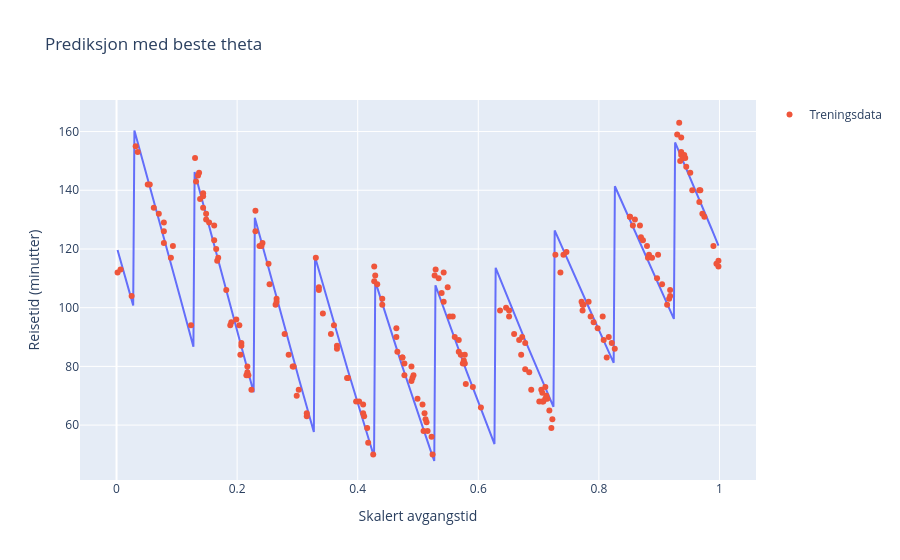

Source (notebook cell):
### Code cell
data_bcd = train_dfs["B->C->D"]
xs = data_bcd["x"].to_numpy()
ys = data_bcd["y"].to_numpy()
n_params = 7

best_theta = sample_theta_bcd()
best_loss = float('inf')

for i in tqdm.tqdm(range(1000000)):
    if i < 10000 or np.random.random() < 0.20:
        curr_theta = sample_theta_bcd()
    else:
        curr_theta = best_theta.copy()
        index = np.random.randint(n_params)

        sampled_theta = sample_theta_bcd()
        curr_theta[index] = sampled_theta[index]

    y_hat = pred_bcd(xs, curr_theta)
    curr_loss = get_loss(y_hat, ys)

    if curr_loss < best_loss:
        best_loss = curr_loss
        best_theta = curr_theta

print(f"Best loss: {best_loss}")
print(f"Best theta: {best_theta}")

x_plot = np.linspace(xs.min(), xs.max(), 500)

fig = px.line(
    x=x_plot,
    y=pred_bcd(x_plot, best_theta),
    title="Prediksjon med beste theta",
    labels={"x": "Skalert avgangstid", "y": "Reisetid (minutter)"}
)
fig.add_scatter(x=xs, y=ys, mode="markers", name="Treningsdata")
fig.show(renderer="vscode")

rmse = np.sqrt(best_loss / len(ys))
print(f"RMSE på treningsdata: {rmse:.2f} minutter")

### Figure 1 — Plotly figure (JSON) as saved in the notebook; plotly's stock layout.template omitted (floating-point values rounded to 4 significant figures; data arrays with more than 128 entries replaced by an {"elided": "..."} marker saying what was removed)
{"data": [{"hovertemplate": "Skalert avgangstid=%{x}<br>Reisetid (minutter)=%{y}<extra></extra>", "legendgroup": "", "line": {"color": "#636efa", "dash": "solid"}, "marker": {"symbol": "circle"}, "mode": "lines", "name": "", "orientation": "v", "showlegend": false, "type": "scatter", "x": {"elided": "500 float values"}, "xaxis": "x", "y": {"elided": "500 float values"}, "yaxis": "y"}, {"mode": "markers", "name": "Treningsdata", "type": "scatter", "x": {"elided": "207 float values"}, "y": {"elided": "207 float values"}}], "layout": {"legend": {"tracegroupgap": 0}, "title": {"text": "Prediksjon med beste theta"}, "xaxis": {"anchor": "y", "domain": [0, 1], "title": {"text": "Skalert avgangstid"}}, "yaxis": {"anchor": "x", "domain": [0, 1], "title": {"text": "Reisetid (minutter)"}}}}
